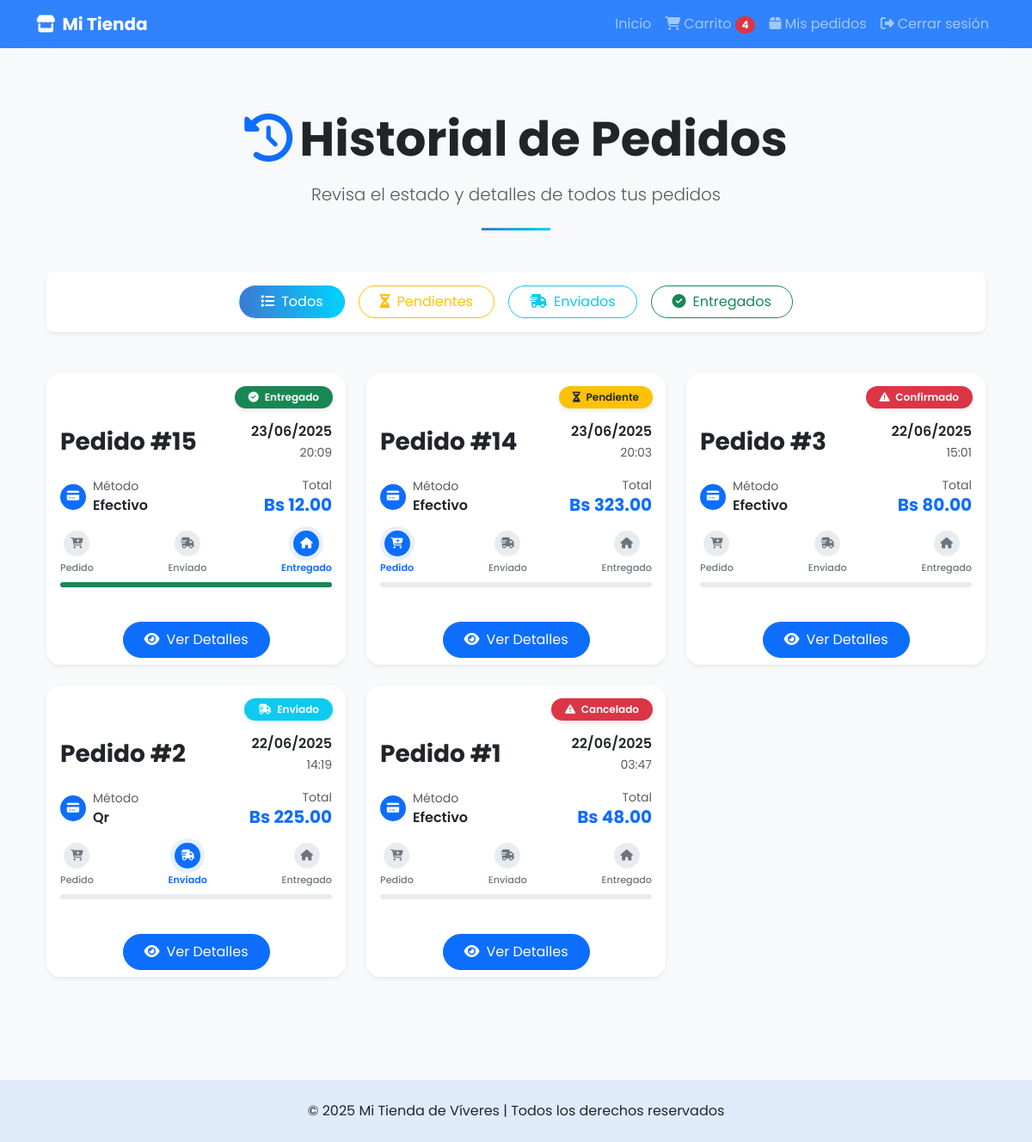
/detalle-pedido/historial (signed in), run on the app's committed database.
### models/pedido.py (models this page shows, shortened)
class Pedido(db.Model):
    __tablename__ = 'pedidos'
    id = db.Column(db.Integer, primary_key=True)
    usuario_id = db.Column(db.Integer, db.ForeignKey('usuarios.id'), nullable=False)
    usuario = db.relationship('Usuario', backref='pedidos')
    fecha = db.Column(db.DateTime, default=datetime.utcnow)
    total = db.Column(db.Float, nullable=False)
    estado = db.Column(db.String(20), default='pendiente')  # pendiente, confirmado, enviado, entregado, cancelado
    metodo_pago = db.Column(db.String(50))  # 'efectivo', 'tarjeta', etc.
    direccion_id = db.Column(db.Integer, db.ForeignKey('direcciones.id'))
    direccion = db.relationship('Direccion', backref='pedidos')
    detalles = db.relationship('DetallePedido', backref='pedido', lazy=True)

### controllers/detalle_pedido_controller.py (the view)
@detalle_pedido_bp.route('/historial')
def historial_cliente():
    if session.get('rol') != 'cliente' or 'id' not in session:
        flash('Debes iniciar sesión para ver tus pedidos.', 'danger')
        return redirect(url_for('usuario.login'))
    pedidos = Pedido.query.filter_by(usuario_id=session['id']).order_by(Pedido.fecha.desc()).all()
    return render_template('cliente/historial_pedidos.html', pedidos=pedidos)

### app.py (called while the page is built)
@app.context_processor
def inject_active_path():
    def is_active(path):
        return 'active' if request.path == path else ''
    return dict(is_active=is_active)

@app.context_processor
def cantidad_carrito():
    def contar_productos():
        if session.get('rol') == 'cliente' and session.get('id'):
            items = Carrito.query.filter_by(usuario_id=session['id']).all()
            return len(items)
        return 0
    return dict(cantidad_en_carrito=contar_productos())

### templates/cliente/historial_pedidos.html (shortened to what this page needs)
{% extends 'base_cliente.html' %}
{% block content %}
<div class="container py-5">
  <div class="text-center mb-5">
    <div class="d-flex flex-column align-items-center">
      <h1 class="display-4 fw-bold text-dark mb-3">
        <i class="fas fa-history me-2 text-primary"></i>Historial de Pedidos
      </h1>
      <p class="lead text-muted mb-4">Revisa el estado y detalles de todos tus pedidos</p>
      <div class="divider mx-auto bg-primary" style="width: 80px; height: 3px;"></div>
    </div>
  </div>
  {% if pedidos %}
  <div class="row mb-4">
    <div class="col-12">
      <div class="card border-0 shadow-sm rounded-3 p-3 mb-4">
        <div class="d-flex flex-wrap justify-content-center gap-3">
          <button class="btn btn-outline-primary rounded-pill px-4 filter-btn active" data-filter="all">
            <i class="fas fa-list me-2"></i>Todos
          </button>
          <button class="btn btn-outline-warning rounded-pill px-4 filter-btn" data-filter="pendiente">
            <i class="fas fa-hourglass-half me-2"></i>Pendientes
          </button>
          <button class="btn btn-outline-info rounded-pill px-4 filter-btn" data-filter="enviado">
            <i class="fas fa-truck-fast me-2"></i>Enviados
          </button>
          <button class="btn btn-outline-success rounded-pill px-4 filter-btn" data-filter="entregado">
            <i class="fas fa-check-circle me-2"></i>Entregados
          </button>
        </div>
      </div>
    </div>
  </div>
  <div class="row row-cols-1 row-cols-md-2 row-cols-lg-3 g-4" id="pedidos-container">
    {% for pedido in pedidos %}
    <div class="col" data-status="{{ pedido.estado }}">
      <div class="card h-100 border-0 rounded-4 overflow-hidden shadow-sm hover-effect">
  <div class="card-header position-relative bg-white border-bottom-0 pb-0">
  <div class="text-center mb-3">
    <div class="status-badge d-inline-block px-3 py-1 rounded-pill fw-semibold
      {% if pedido.estado == 'pendiente' %}bg-warning text-dark
      {% elif pedido.estado == 'enviado' %}bg-info text-white
      {% elif pedido.estado == 'entregado' %}bg-success text-white
      {% else %}bg-danger text-white{% endif %}">
      <i class="fas
        {% if pedido.estado == 'pendiente' %}fa-hourglass-half
        {% elif pedido.estado == 'enviado' %}fa-truck-fast
        {% elif pedido.estado == 'entregado' %}fa-check-circle
        {% else %}fa-exclamation-triangle{% endif %} me-1"></i>
      {{ pedido.estado|capitalize }}
    </div>
  </div>
  <br>
  <div class="d-flex justify-content-between align-items-center pt-2">
    <h3 class="card-title mb-0 fw-bold text-dark">Pedido #{{ pedido.id }}</h3>
    <div class="order-date text-end">
      <div class="fw-semibold">{{ pedido.fecha.strftime('%d/%m/%Y') }}</div>
      <small class="text-muted">{{ pedido.fecha.strftime('%H:%M') }}</small>
    </div>
  </div>
</div>
        <div class="card-body">
          <div class="d-flex justify-content-between align-items-center mb-3">
            <div class="payment-method">
              <div class="d-flex align-items-center">
                <div class="icon-circle-sm bg-primary text-white me-2">
                  <i class="fas fa-credit-card"></i>
                </div>
                <div>
                  <small class="text-muted d-block">Método</small>
                  <span class="fw-semibold">{{ pedido.metodo_pago|capitalize }}</span>
                </div>
              </div>
            </div>
            <div class="total-amount">
              <div class="text-end">
                <small class="text-muted d-block">Total</small>
                <span class="h5 fw-bold text-primary">Bs {{ '%.2f'|format(pedido.total) }}</span>
              </div>
            </div>
          </div>
          <div class="progress-track mb-4">
            <div class="d-flex justify-content-between position-relative mb-2">
              <div class="step {% if pedido.estado == 'pendiente' %}active{% endif %}">
                <div class="step-icon">
                  <i class="fas fa-cart-plus"></i>
                </div>
                <small class="step-label">Pedido</small>
              </div>
              <div class="step {% if pedido.estado == 'enviado' %}active{% endif %}">
                <div class="step-icon">
                  <i class="fas fa-shipping-fast"></i>
                </div>
                <small class="step-label">Enviado</small>
              </div>
              <div class="step {% if pedido.estado == 'entregado' %}active{% endif %}">
                <div class="step-icon">
                  <i class="fas fa-home"></i>
                </div>
                <small class="step-label">Entregado</small>
              </div>
            </div>
            <div class="progress" style="height: 6px;">
              <div class="progress-bar
                {% if pedido.estado == 'pendiente' %}bg-warning w-33
                {% elif pedido.estado == 'enviado' %}bg-info w-66
                {% elif pedido.estado == 'entregado' %}bg-success w-100
                {% else %}bg-danger w-0{% endif %}"
                role="progressbar">
              </div>
            </div>
          </div>
        </div>
        <div class="card-footer bg-white border-top-0 text-center pt-0">
          <a href="{{ url_for('detalle_pedido.detalle_cliente', pedido_id=pedido.id) }}"
             class="btn btn-primary rounded-pill px-4 py-2 action-btn">
            <i class="fas fa-eye me-2"></i>Ver Detalles
          </a>
        </div>
      </div>
    </div>
    {% endfor %}
  </div>
  {% endif %}
</div>
{% endblock %}

### templates/base_cliente.html (style rules this page uses)
body { font-family: 'Poppins', sans-serif; background-color: #f8f9fa; }

### templates/cliente/historial_pedidos.html (style rules this page uses)
.divider { background: linear-gradient(90deg, #3a7bd5 0%, #00d2ff 100%); }
.hover-effect { transition: all 0.3s ease; border: 1px solid rgba(0,0,0,0.05); }
.status-badge { position: absolute; top: 15px; right: 15px; padding: 0.25rem 0.75rem; border-radius: 50rem; font-size: 0.75rem; font-weight: 600; box-shadow: 0 2px 5px rgba(0,0,0,0.1); }
.icon-circle-sm { width: 30px; height: 30px; border-radius: 50%; display: flex; align-items: center; justify-content: center; font-size: 0.8rem; }
.progress-track { position: relative; }
.step { display: flex; flex-direction: column; align-items: center; z-index: 2; }
.step-icon { width: 30px; height: 30px; border-radius: 50%; background: #e9ecef; display: flex; align-items: center; justify-content: center; margin-bottom: 5px; color: #6c757d; font-size: 0.8rem; }
.step.active .step-icon { background: #0d6efd; color: white; box-shadow: 0 0 0 5px rgba(13,110,253,0.1); }
.step-label { font-size: 0.7rem; color: #6c757d; font-weight: 500; }
.step.active .step-label { color: #0d6efd; font-weight: 600; }
.action-btn { transition: all 0.3s ease; min-width: 160px; }
.filter-btn { transition: all 0.3s ease; }
.filter-btn.active { background: linear-gradient(90deg, #3a7bd5 0%, #00d2ff 100%); color: white !important; border-color: transparent !important; }

### data on the page
Pedido: estado "Entregado", id "15", fecha "23/06/2025", fecha "20:09", metodo_pago "Efectivo", total "12.00"
Pedido: estado "Pendiente", id "14", fecha "23/06/2025", fecha "20:03", metodo_pago "Efectivo", total "323.00"
Pedido: estado "Confirmado", id "3", fecha "22/06/2025", fecha "15:01", metodo_pago "Efectivo", total "80.00"
Pedido: estado "Enviado", id "2", fecha "22/06/2025", fecha "14:19", metodo_pago "Qr", total "225.00"
Pedido: estado "Cancelado", id "1", fecha "22/06/2025", fecha "03:47", metodo_pago "Efectivo", total "48.00"

### other printed values
{{ cantidad_en_carrito }} "4"
